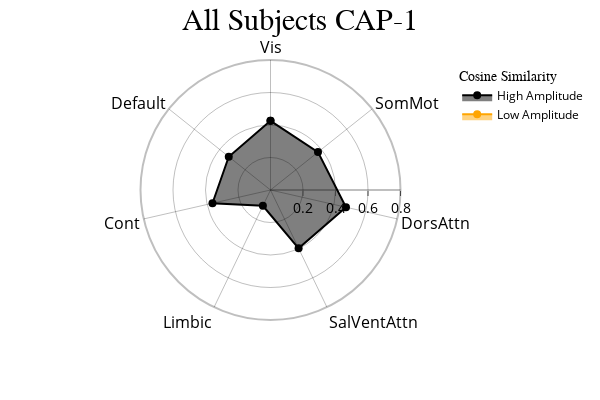
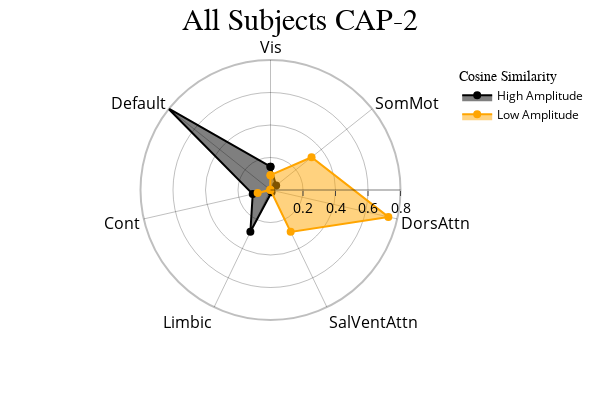
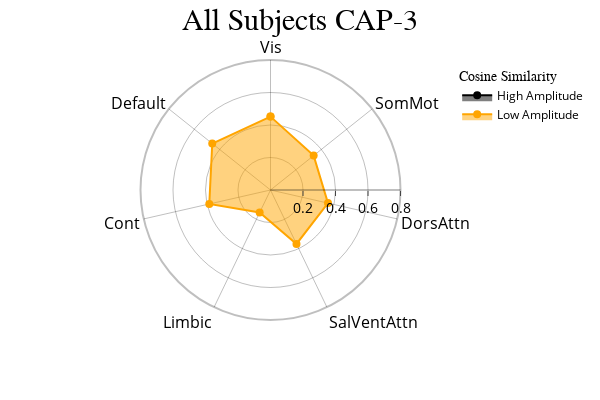

Notebook cell for these charts, in order:
### Markdown cell above
<font size="6">CAPs to Radar Plots </font>

 <font size="3">Radar plots showing the cosine similarity between each network and the positive ("High Amplitude") and negative ("Low Amplitude") activations in each CAP. Since this function assumes that the matrix subjected to kmeans clustering was standardized, "High Amplitude" represents values above the mean (0) and "Low Amplitude" represents values below the mean (0). During calculation of the "Low Amplitude" cosine similarity, the inverse is computed to turn this similarity positive for visualization purposes.</font>

### Code cell
radialaxis = {
    "showline": True,
    "linewidth": 2,
    "linecolor": "rgba(0, 0, 0, 0.25)",
    "gridcolor": "rgba(0, 0, 0, 0.25)",
    "ticks": "outside",
    "tickfont": {"size": 14, "color": "black"},
    "range": [0, 0.8],
    "tickvals": ["", 0.2, "", 0.4, "", 0.6, "", 0.8],
}

legend = {
    "yanchor": "top",
    "y": 0.99,
    "x": 0.99,
    "title_font_family": "Times New Roman",
    "font": {"size": 12, "color": "black"},
}

colors = {"High Amplitude": "black", "Low Amplitude": "orange"}

cap_analysis.caps2radar(
    radialaxis=radialaxis, height=400, width=600, color_discrete_map=colors, legend=legend
)

### Figure 1 — Plotly figure (JSON) as saved in the notebook; plotly's stock layout.template omitted (floating-point values rounded to 4 significant figures)
{"data": [{"fill": "toself", "hovertemplate": "color=High Amplitude<br>r=%{r}<br>Regions=%{theta}<extra></extra>", "legendgroup": "High Amplitude", "line": {"color": "black", "dash": "solid"}, "marker": {"size": 8, "symbol": "circle"}, "mode": "markers+lines", "name": "High Amplitude", "r": [0.4258, 0.3739, 0.4766, 0.3986, 0.108, 0.3662, 0.3286, 0.4258], "showlegend": true, "subplot": "polar", "theta": ["Vis", "SomMot", "DorsAttn", "SalVentAttn", "Limbic", "Cont", "Default", "Vis"], "type": "scatterpolar"}, {"fill": "toself", "hovertemplate": "color=Low Amplitude<br>r=%{r}<br>Regions=%{theta}<extra></extra>", "legendgroup": "Low Amplitude", "line": {"color": "orange", "dash": "solid"}, "marker": {"size": 8, "symbol": "circle"}, "mode": "markers+lines", "name": "Low Amplitude", "r": [NaN, NaN, NaN, NaN, NaN, NaN, NaN, NaN], "showlegend": true, "subplot": "polar", "theta": ["Vis", "SomMot", "DorsAttn", "SalVentAttn", "Limbic", "Cont", "Default", "Vis"], "type": "scatterpolar"}], "layout": {"height": 400, "legend": {"font": {"color": "black", "size": 12}, "title": {"font": {"family": "Times New Roman"}, "text": "Cosine Similarity"}, "tracegroupgap": 0, "x": 0.99, "y": 0.99, "yanchor": "top"}, "margin": {"t": 60}, "polar": {"angularaxis": {"categoryarray": ["Vis", "SomMot", "DorsAttn", "SalVentAttn", "Limbic", "Cont", "Default", "Vis", "SomMot", "DorsAttn", "SalVentAttn", "Limbic", "Cont", "Default"], "categoryorder": "array", "direction": "clockwise", "gridcolor": "rgba(0, 0, 0, 0.25)", "linecolor": "rgba(0, 0, 0, 0.25)", "linewidth": 2, "rotation": 90, "showline": true, "tickfont": {"color": "black", "size": 16}}, "bgcolor": "white", "domain": {"x": [0, 1], "y": [0, 1]}, "radialaxis": {"gridcolor": "rgba(0, 0, 0, 0.25)", "linecolor": "rgba(0, 0, 0, 0.25)", "linewidth": 2, "range": [0, 0.8], "showline": true, "tickfont": {"color": "black", "size": 14}, "ticks": "outside", "tickvals": ["", 0.2, "", 0.4, "", 0.6, "", 0.8]}}, "showlegend": true, "title": {"font": {"color": "black", "family": "Times New Roman", "size": 30}, "text": "All Subjects CAP-1", "x": 0.5}, "width": 600}}

### Figure 2 — Plotly figure (JSON) as saved in the notebook; plotly's stock layout.template omitted (floating-point values rounded to 4 significant figures)
{"data": [{"fill": "toself", "hovertemplate": "color=High Amplitude<br>r=%{r}<br>Regions=%{theta}<extra></extra>", "legendgroup": "High Amplitude", "line": {"color": "black", "dash": "solid"}, "marker": {"size": 8, "symbol": "circle"}, "mode": "markers+lines", "name": "High Amplitude", "r": [0.1432, 0.04454, 0.0, 0.01501, 0.2854, 0.1122, 0.807, 0.1432], "showlegend": true, "subplot": "polar", "theta": ["Vis", "SomMot", "DorsAttn", "SalVentAttn", "Limbic", "Cont", "Default", "Vis"], "type": "scatterpolar"}, {"fill": "toself", "hovertemplate": "color=Low Amplitude<br>r=%{r}<br>Regions=%{theta}<extra></extra>", "legendgroup": "Low Amplitude", "line": {"color": "orange", "dash": "solid"}, "marker": {"size": 8, "symbol": "circle"}, "mode": "markers+lines", "name": "Low Amplitude", "r": [0.09123, 0.323, 0.7439, 0.286, 0.0, 0.08116, 0.003514, 0.09123], "showlegend": true, "subplot": "polar", "theta": ["Vis", "SomMot", "DorsAttn", "SalVentAttn", "Limbic", "Cont", "Default", "Vis"], "type": "scatterpolar"}], "layout": {"height": 400, "legend": {"font": {"color": "black", "size": 12}, "title": {"font": {"family": "Times New Roman"}, "text": "Cosine Similarity"}, "tracegroupgap": 0, "x": 0.99, "y": 0.99, "yanchor": "top"}, "margin": {"t": 60}, "polar": {"angularaxis": {"categoryarray": ["Vis", "SomMot", "DorsAttn", "SalVentAttn", "Limbic", "Cont", "Default", "Vis", "SomMot", "DorsAttn", "SalVentAttn", "Limbic", "Cont", "Default"], "categoryorder": "array", "direction": "clockwise", "gridcolor": "rgba(0, 0, 0, 0.25)", "linecolor": "rgba(0, 0, 0, 0.25)", "linewidth": 2, "rotation": 90, "showline": true, "tickfont": {"color": "black", "size": 16}}, "bgcolor": "white", "domain": {"x": [0, 1], "y": [0, 1]}, "radialaxis": {"gridcolor": "rgba(0, 0, 0, 0.25)", "linecolor": "rgba(0, 0, 0, 0.25)", "linewidth": 2, "range": [0, 0.8], "showline": true, "tickfont": {"color": "black", "size": 14}, "ticks": "outside", "tickvals": ["", 0.2, "", 0.4, "", 0.6, "", 0.8]}}, "showlegend": true, "title": {"font": {"color": "black", "family": "Times New Roman", "size": 30}, "text": "All Subjects CAP-2", "x": 0.5}, "width": 600}}

### Figure 3 — Plotly figure (JSON) as saved in the notebook; plotly's stock layout.template omitted (floating-point values rounded to 4 significant figures)
{"data": [{"fill": "toself", "hovertemplate": "color=High Amplitude<br>r=%{r}<br>Regions=%{theta}<extra></extra>", "legendgroup": "High Amplitude", "line": {"color": "black", "dash": "solid"}, "marker": {"size": 8, "symbol": "circle"}, "mode": "markers+lines", "name": "High Amplitude", "r": [NaN, NaN, NaN, NaN, NaN, NaN, NaN, NaN], "showlegend": true, "subplot": "polar", "theta": ["Vis", "SomMot", "DorsAttn", "SalVentAttn", "Limbic", "Cont", "Default", "Vis"], "type": "scatterpolar"}, {"fill": "toself", "hovertemplate": "color=Low Amplitude<br>r=%{r}<br>Regions=%{theta}<extra></extra>", "legendgroup": "Low Amplitude", "line": {"color": "orange", "dash": "solid"}, "marker": {"size": 8, "symbol": "circle"}, "mode": "markers+lines", "name": "Low Amplitude", "r": [0.4516, 0.3397, 0.3628, 0.3685, 0.1537, 0.3864, 0.4586, 0.4516], "showlegend": true, "subplot": "polar", "theta": ["Vis", "SomMot", "DorsAttn", "SalVentAttn", "Limbic", "Cont", "Default", "Vis"], "type": "scatterpolar"}], "layout": {"height": 400, "legend": {"font": {"color": "black", "size": 12}, "title": {"font": {"family": "Times New Roman"}, "text": "Cosine Similarity"}, "tracegroupgap": 0, "x": 0.99, "y": 0.99, "yanchor": "top"}, "margin": {"t": 60}, "polar": {"angularaxis": {"categoryarray": ["Vis", "SomMot", "DorsAttn", "SalVentAttn", "Limbic", "Cont", "Default", "Vis", "SomMot", "DorsAttn", "SalVentAttn", "Limbic", "Cont", "Default"], "categoryorder": "array", "direction": "clockwise", "gridcolor": "rgba(0, 0, 0, 0.25)", "linecolor": "rgba(0, 0, 0, 0.25)", "linewidth": 2, "rotation": 90, "showline": true, "tickfont": {"color": "black", "size": 16}}, "bgcolor": "white", "domain": {"x": [0, 1], "y": [0, 1]}, "radialaxis": {"gridcolor": "rgba(0, 0, 0, 0.25)", "linecolor": "rgba(0, 0, 0, 0.25)", "linewidth": 2, "range": [0, 0.8], "showline": true, "tickfont": {"color": "black", "size": 14}, "ticks": "outside", "tickvals": ["", 0.2, "", 0.4, "", 0.6, "", 0.8]}}, "showlegend": true, "title": {"font": {"color": "black", "family": "Times New Roman", "size": 30}, "text": "All Subjects CAP-3", "x": 0.5}, "width": 600}}
